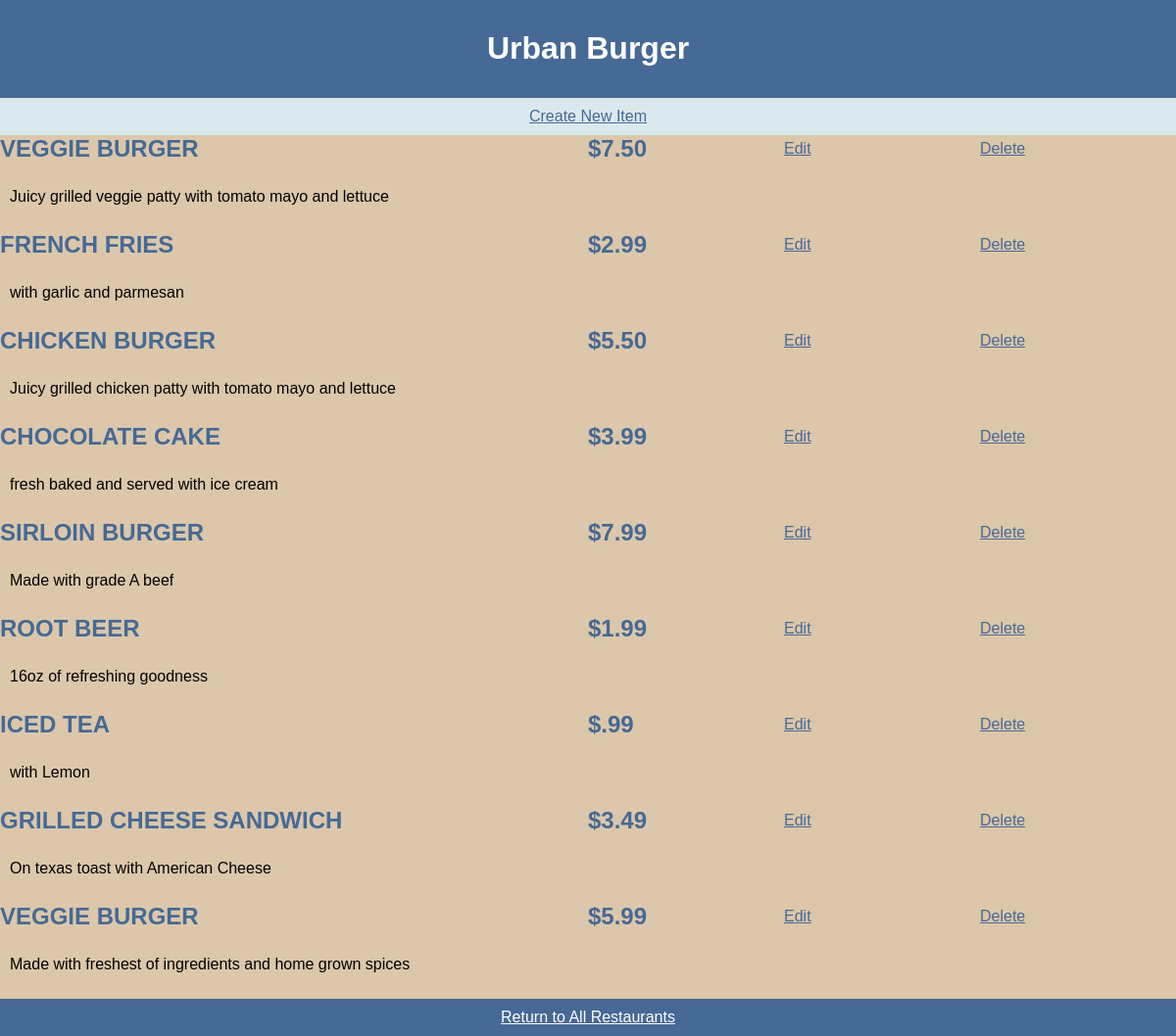
Page /restaurants/1/menu/ on the committed database.
### database_setup.py (models this page shows, shortened)
class Restaurant(Base):
    __tablename__ = 'restaurant'
    id = Column(Integer, primary_key=True)
    name = Column(String(250), nullable=False)
    email = Column(String(250), nullable=True)

class MenuItem(Base):
    __tablename__ = 'menu_item'
    name = Column(String(80), nullable=False)
    id = Column(Integer, primary_key=True)
    description = Column(String(250))
    price = Column(String(8))
    course = Column(String(250))
    restaurant_id = Column(Integer, ForeignKey('restaurant.id'))
    restaurant = relationship(Restaurant)
    email = Column(String(250), nullable=True)

### project.py (the view)
@app.route('/restaurants/<int:restaurant_id>/menu/')
def showMenu(restaurant_id):
    restaurant = session.query(Restaurant).filter_by(
        id=restaurant_id).one()
    items = session.query(MenuItem).filter_by(
        restaurant_id=restaurant_id)
    return render_template(
        'menu.html', restaurant=restaurant, menuItems=items)

### templates/menu.html
<html>
<head>
	<link rel=stylesheet type=text/css href="{{ url_for('static', filename='menu.css') }}">
	</head>
	<body>
	<header>
		<h1><strong>{{ restaurant.name }}</strong></h1>
	</header>
	<div class = 'newItem'><a href = "{{url_for ('newMenuItem', restaurant_id = restaurant.id)}}">Create New Item</a></div>
	<div class = 'displayMenuGrid'>
		{% if not menuItems[0] %}
			<h2>No menu items for {{restaurant.name}}</h2>
		{% else %}
		{% for item in menuItems %}
		<div class = 'itemlabel'>{{item.name}}</div>
		<div class = 'itemlabel'>{{item.price}}</div>
		<div class = 'Edits'><a href="{{url_for('editMenuItem', restaurant_id=restaurant.id, menu_id = item.id)}}" >Edit</a></div>
		<div class = 'Edits'><a href="{{url_for('deleteMenuItem', restaurant_id = restaurant.id, menu_id = item.id)}}" >Delete</a></div>
		<p>{{item.description}}</p>
		{% endfor %}
		{% endif %}
		<div class = 'return'><a href = "{{url_for('showRestaurants')}}">Return to All Restaurants</a></div>
	</div>
	</body>
</html>

### static/menu.css (style rules this page uses)
body { background-color: #DCC7AA; margin: 0 auto; }
header { background-color: #466995; box-sizing: border-box; padding: 10px; text-align: center; width: 100%; position: relative; }
.newItem { background-color: #DBE9EE; font-family: 'Oswald', sans-serif; box-sizing: border-box; padding: 10px; text-align: center; width: 100%; position: relative; }
h1 { color: #FFF; font-family: 'Oswald', sans-serif; font-size: 32px; top: 100; text-align: center; }
.itemlabel { font-size: 24px; text-transform: uppercase; color: #466995; font-family: 'Oswald', sans-serif; font-weight: 900; align-self: center; text-decoration: none; }
.Edits { font-size: 16px; color: #466995; font-family: 'Oswald', sans-serif; align-self: center; text-decoration: none; }
p { padding: 20px 0px; font-family: 'Oswald', sans-serif; font-size: 16px; }
a { color: #466995; font-size: 16px; }
.return { background-color: #466995; box-sizing: border-box; color: #FFF; padding: 10px; width: 100%; position: relative; text-align: center; grid-column: 1 / span 4; }
.return a { font-family: 'Oswald', sans-serif; color: #FFF; }
.displayMenuGrid { width: 100%; height: 90%; display: grid; grid-template-columns: 3fr 1fr 1fr 1fr; vertical-align: middle; }
p { grid-column: 1 / span 4; padding: 10px; }

### rows in the picture
Restaurant: name "Urban Burger"
MenuItem: name "VEGGIE BURGER", price "$7.50", description "Juicy grilled veggie patty with tomato mayo and lettuce"
MenuItem: name "FRENCH FRIES", price "$2.99", description "with garlic and parmesan"
MenuItem: name "CHICKEN BURGER", price "$5.50", description "Juicy grilled chicken patty with tomato mayo and lettuce"
MenuItem: name "CHOCOLATE CAKE", price "$3.99", description "fresh baked and served with ice cream"
MenuItem: name "SIRLOIN BURGER", price "$7.99", description "Made with grade A beef"
MenuItem: name "ROOT BEER", price "$1.99", description "16oz of refreshing goodness"
MenuItem: name "ICED TEA", price "$.99", description "with Lemon"
MenuItem: name "GRILLED CHEESE SANDWICH", price "$3.49", description "On texas toast with American Cheese"
MenuItem: name "VEGGIE BURGER", price "$5.99", description "Made with freshest of ingredients and home grown spices"
